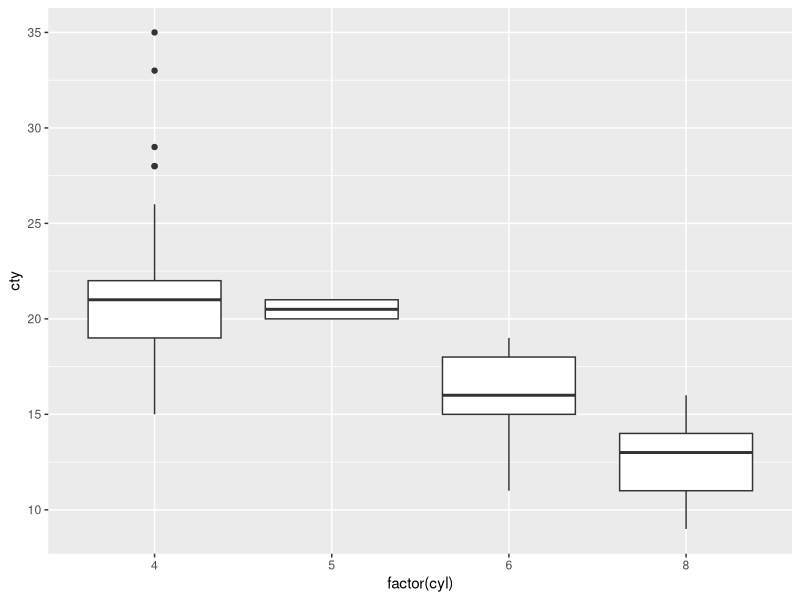
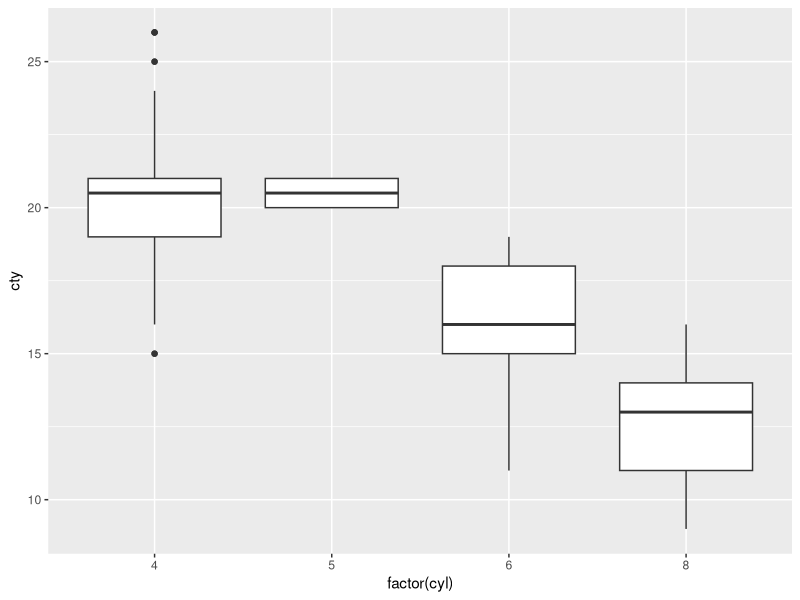
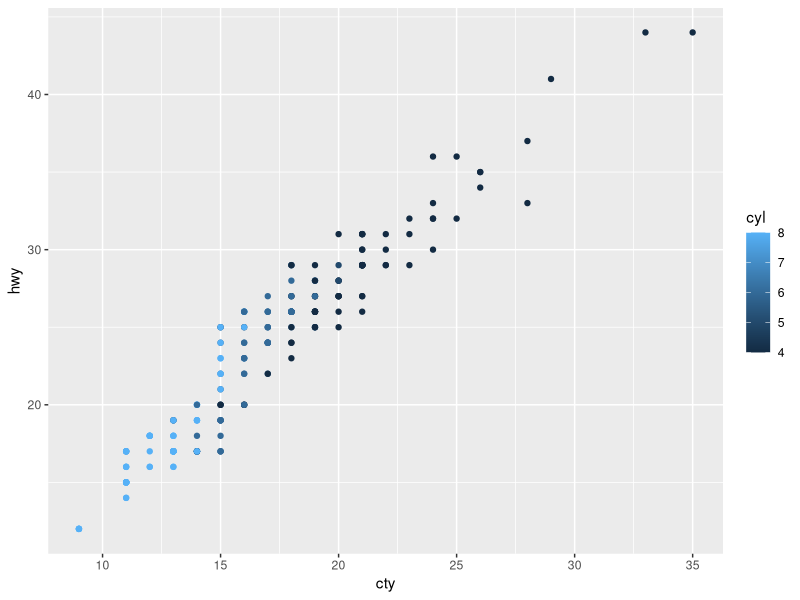
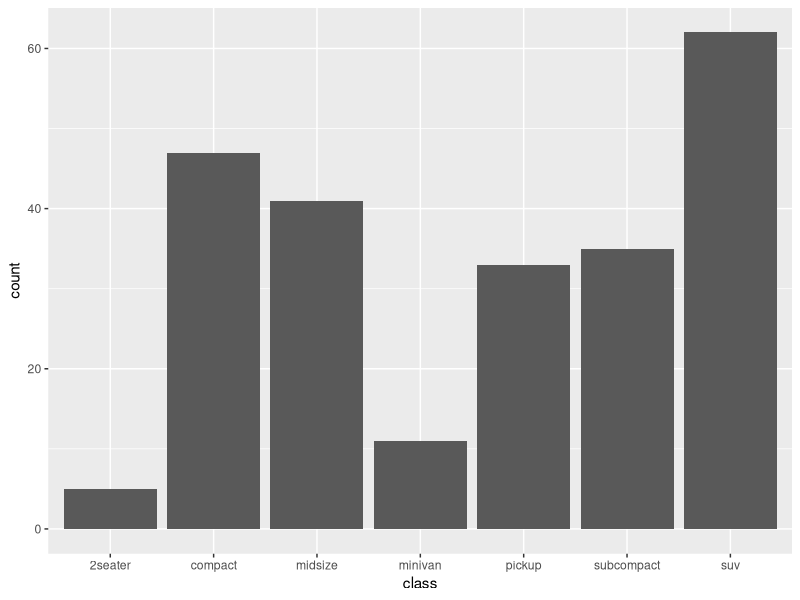

The R script that drew these images, in order:
# Question 1: Boxplot of MPG by CTY
library(ggplot2)
df <- mpg
print(head(df))

pl <- ggplot(data=df, aes(factor(cyl), cty))
print(pl + geom_boxplot())

# Question 2: number of vehicles with city value > 26
highValueCity <- subset(df, subset=cty>26)
print(nrow(highValueCity))

# Question 3: max and min value of city column
print(max(df$cty))
print(min(df$cty))

# Question 4: Boxplot of cty excluding values above 26
lowValueCity <- subset(df, subset=cty<=26)
pl1 <- ggplot(data=lowValueCity, aes(factor(cyl), cty))
print(pl1 + geom_boxplot())

# Question 5: scatter plot between city and hwy
pl2 <- ggplot(data=df, aes(x=cty, y=hwy))
print(pl2 + geom_point(aes(color=cyl)))

# Question 6: bar plot of class
pl3 <- ggplot(df, aes(class))
print(pl3 + geom_bar())
